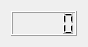
<?xml version="1.0" encoding="UTF-8"?>
<ui version="4.0">
 <class>Timer</class>
 <widget class="QDialog" name="Timer">
  <property name="geometry">
   <rect>
    <x>0</x>
    <y>0</y>
    <width>88</width>
    <height>47</height>
   </rect>
  </property>
  <property name="windowTitle">
   <string>Timer</string>
  </property>
  <layout class="QVBoxLayout" name="verticalLayout">
   <item>
    <widget class="QLCDNumber" name="lcd"/>
   </item>
  </layout>
 </widget>
 <resources/>
 <connections/>
</ui>
